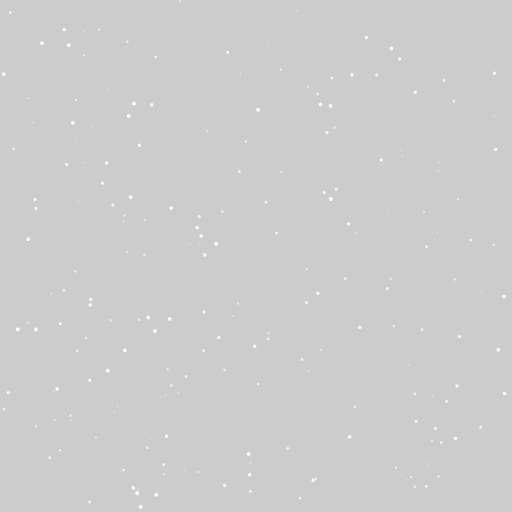
Frame 1 (no input)
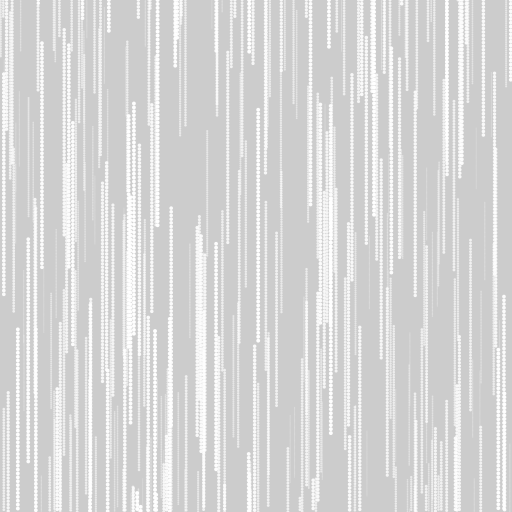
Frame 60 (the mouse pressed at the canvas centre just before this capture)
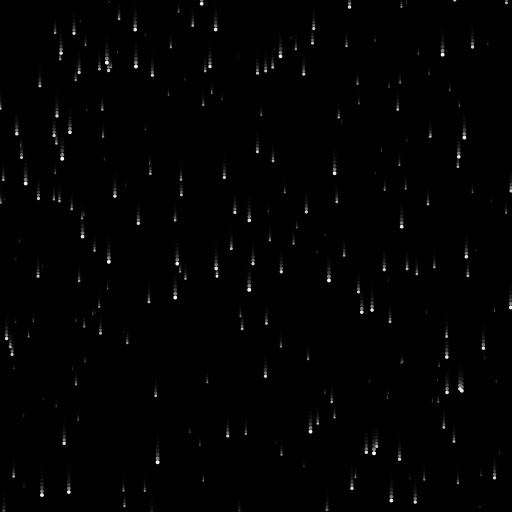
Frame 120 (the mouse held since frame 60 and released just before this capture)

The Processing sketch that drew these frames (run headless with seeded random() and noise(); from frame 60 on, the mouse is pressed at the canvas centre):

// Processing sketch: processing_133692
// ── processing_133692.pde

int counter = 0;
int amount = 256;
int alpha;
float[] speed = new float[amount];
float[] posY = new float[amount];
float[] posX = new float[amount];


void setup() {
  size(512,512);
  noStroke();
  createArrays();
}

void createArrays() {
  for(int i=0; i<amount; i++) {
    speed[i]=random(1,4);
    posX[i]=random(0,width);
    posY[i]=random(0,height);
  }
}

void draw() {
  counter++;
  
  // DRAW BACKGROUND. TRANSPARENCY DEPENDS ON Y-POSITION OF MOUSE.
  fill(0,0,0,map(mouseY,0,height,0,255));
  rect(0,0,width,height);
  
  // DRAW NUMBER OF SNOWFLAKES STORED IN THE ARRAY
  for(int i=0; i<amount; i++) {
    fill(255,map(speed[i],2,4,128,255));
    ellipse(posX[i],posY[i],speed[i],speed[i]);
    posY[i]+=speed[i];
    
    // IF SNOWFLAKE REACHES BOTTOM PLACE IT AT TOP AGAIN
    if (posY[i]>height) {
      posY[i]=0;
      posX[i]=random(width);
    }
  }
}
